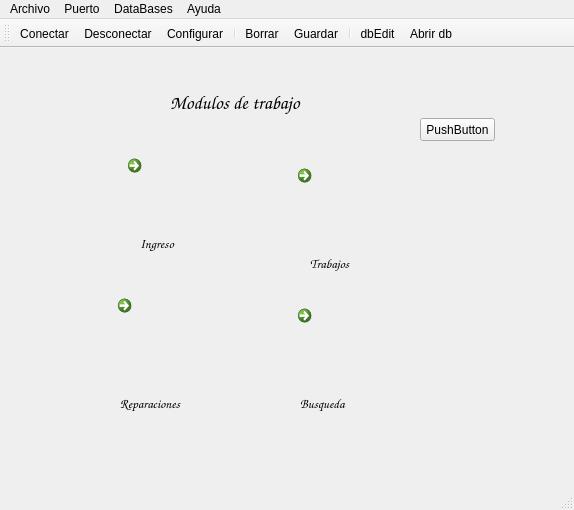
<?xml version="1.0" encoding="UTF-8"?>
<ui version="4.0">
 <class>MainWindow</class>
 <widget class="QMainWindow" name="MainWindow">
  <property name="geometry">
   <rect>
    <x>0</x>
    <y>0</y>
    <width>574</width>
    <height>510</height>
   </rect>
  </property>
  <property name="minimumSize">
   <size>
    <width>574</width>
    <height>0</height>
   </size>
  </property>
  <property name="windowTitle">
   <string>Post Venta</string>
  </property>
  <property name="windowIcon">
   <iconset resource="PostVenta.qrc">
    <normaloff>:/images/Toolbox.png</normaloff>:/images/Toolbox.png</iconset>
  </property>
  <widget class="QWidget" name="centralWidget">
   <widget class="QCommandLinkButton" name="PantallaIngreso">
    <property name="geometry">
     <rect>
      <x>120</x>
      <y>100</y>
      <width>90</width>
      <height>101</height>
     </rect>
    </property>
    <property name="text">
     <string/>
    </property>
    <property name="icon">
     <iconset resource="PostVenta.qrc">
      <normaloff>:/images/Box-icon.png</normaloff>:/images/Box-icon.png</iconset>
    </property>
    <property name="iconSize">
     <size>
      <width>80</width>
      <height>80</height>
     </size>
    </property>
   </widget>
   <widget class="QCommandLinkButton" name="PantallaTrabajos">
    <property name="geometry">
     <rect>
      <x>290</x>
      <y>110</y>
      <width>90</width>
      <height>101</height>
     </rect>
    </property>
    <property name="text">
     <string/>
    </property>
    <property name="icon">
     <iconset resource="PostVenta.qrc">
      <normaloff>:/images/delivery-box-icon.png</normaloff>:/images/delivery-box-icon.png</iconset>
    </property>
    <property name="iconSize">
     <size>
      <width>80</width>
      <height>80</height>
     </size>
    </property>
   </widget>
   <widget class="QCommandLinkButton" name="PantallaReparaciones">
    <property name="geometry">
     <rect>
      <x>110</x>
      <y>240</y>
      <width>90</width>
      <height>101</height>
     </rect>
    </property>
    <property name="text">
     <string/>
    </property>
    <property name="icon">
     <iconset resource="PostVenta.qrc">
      <normaloff>:/images/MartilloyDestornillador.png</normaloff>:/images/MartilloyDestornillador.png</iconset>
    </property>
    <property name="iconSize">
     <size>
      <width>80</width>
      <height>80</height>
     </size>
    </property>
   </widget>
   <widget class="QLabel" name="label_4">
    <property name="geometry">
     <rect>
      <x>140</x>
      <y>180</y>
      <width>60</width>
      <height>30</height>
     </rect>
    </property>
    <property name="font">
     <font>
      <family>Comic Sans MS</family>
      <pointsize>10</pointsize>
      <weight>75</weight>
      <bold>true</bold>
     </font>
    </property>
    <property name="text">
     <string>Ingreso</string>
    </property>
   </widget>
   <widget class="QLabel" name="label_3">
    <property name="geometry">
     <rect>
      <x>170</x>
      <y>40</y>
      <width>230</width>
      <height>30</height>
     </rect>
    </property>
    <property name="font">
     <font>
      <family>Comic Sans MS</family>
      <pointsize>14</pointsize>
      <weight>75</weight>
      <bold>true</bold>
     </font>
    </property>
    <property name="text">
     <string>Modulos de trabajo</string>
    </property>
   </widget>
   <widget class="QLabel" name="label_5">
    <property name="geometry">
     <rect>
      <x>310</x>
      <y>200</y>
      <width>60</width>
      <height>30</height>
     </rect>
    </property>
    <property name="font">
     <font>
      <family>Comic Sans MS</family>
      <pointsize>10</pointsize>
      <weight>75</weight>
      <bold>true</bold>
     </font>
    </property>
    <property name="text">
     <string>Trabajos</string>
    </property>
   </widget>
   <widget class="QLabel" name="label_6">
    <property name="geometry">
     <rect>
      <x>120</x>
      <y>340</y>
      <width>80</width>
      <height>30</height>
     </rect>
    </property>
    <property name="font">
     <font>
      <family>Comic Sans MS</family>
      <pointsize>10</pointsize>
      <weight>75</weight>
      <bold>true</bold>
     </font>
    </property>
    <property name="text">
     <string>Reparaciones</string>
    </property>
   </widget>
   <widget class="QCommandLinkButton" name="PantallaBusqueda">
    <property name="geometry">
     <rect>
      <x>290</x>
      <y>250</y>
      <width>71</width>
      <height>71</height>
     </rect>
    </property>
    <property name="text">
     <string/>
    </property>
    <property name="icon">
     <iconset resource="PostVenta.qrc">
      <normaloff>:/images/Analisis.png</normaloff>:/images/Analisis.png</iconset>
    </property>
    <property name="iconSize">
     <size>
      <width>60</width>
      <height>80</height>
     </size>
    </property>
   </widget>
   <widget class="QLabel" name="label_7">
    <property name="geometry">
     <rect>
      <x>300</x>
      <y>340</y>
      <width>71</width>
      <height>30</height>
     </rect>
    </property>
    <property name="font">
     <font>
      <family>Comic Sans MS</family>
      <pointsize>10</pointsize>
      <weight>75</weight>
      <bold>true</bold>
     </font>
    </property>
    <property name="text">
     <string>Busqueda</string>
    </property>
   </widget>
   <widget class="QPushButton" name="pushButton">
    <property name="geometry">
     <rect>
      <x>420</x>
      <y>70</y>
      <width>75</width>
      <height>23</height>
     </rect>
    </property>
    <property name="text">
     <string>PushButton</string>
    </property>
   </widget>
  </widget>
  <widget class="QMenuBar" name="menuBar">
   <property name="geometry">
    <rect>
     <x>0</x>
     <y>0</y>
     <width>574</width>
     <height>21</height>
    </rect>
   </property>
   <widget class="QMenu" name="menuTools">
    <property name="title">
     <string>Puerto</string>
    </property>
    <addaction name="actionConfigure"/>
    <addaction name="actionConnect"/>
    <addaction name="actionDisconnect"/>
   </widget>
   <widget class="QMenu" name="menuHelp">
    <property name="title">
     <string>Ayuda</string>
    </property>
    <addaction name="actionAbout"/>
    <addaction name="actionAboutQt"/>
    <addaction name="actionVersion"/>
   </widget>
   <widget class="QMenu" name="menuCalls">
    <property name="title">
     <string>Archivo</string>
    </property>
    <addaction name="separator"/>
    <addaction name="actionGuardar"/>
    <addaction name="actionBorrar"/>
    <addaction name="actionQuit"/>
   </widget>
   <widget class="QMenu" name="menuDataBases">
    <property name="title">
     <string>DataBases</string>
    </property>
    <addaction name="actionEditar"/>
    <addaction name="actionActualizar"/>
   </widget>
   <addaction name="menuCalls"/>
   <addaction name="menuTools"/>
   <addaction name="menuDataBases"/>
   <addaction name="menuHelp"/>
  </widget>
  <widget class="QToolBar" name="mainToolBar">
   <attribute name="toolBarArea">
    <enum>TopToolBarArea</enum>
   </attribute>
   <attribute name="toolBarBreak">
    <bool>false</bool>
   </attribute>
   <addaction name="actionConnect"/>
   <addaction name="actionDisconnect"/>
   <addaction name="actionConfigure"/>
   <addaction name="separator"/>
   <addaction name="actionClear"/>
   <addaction name="actionGuardar"/>
   <addaction name="separator"/>
   <addaction name="actiondbEdit"/>
   <addaction name="actionActualizar"/>
  </widget>
  <widget class="QStatusBar" name="statusBar"/>
  <action name="actionAbout">
   <property name="text">
    <string>&amp;Acerca</string>
   </property>
   <property name="toolTip">
    <string>About program</string>
   </property>
   <property name="shortcut">
    <string>Alt+A</string>
   </property>
  </action>
  <action name="actionAboutQt">
   <property name="text">
    <string>About Qt</string>
   </property>
  </action>
  <action name="actionConnect">
   <property name="icon">
    <iconset resource="PostVenta.qrc">
     <normaloff>:/images/connect.png</normaloff>:/images/connect.png</iconset>
   </property>
   <property name="text">
    <string>C&amp;onectar</string>
   </property>
   <property name="toolTip">
    <string>Conectar puerto serie</string>
   </property>
   <property name="shortcut">
    <string>Ctrl+O</string>
   </property>
  </action>
  <action name="actionDisconnect">
   <property name="icon">
    <iconset resource="PostVenta.qrc">
     <normaloff>:/images/disconnect.png</normaloff>:/images/disconnect.png</iconset>
   </property>
   <property name="text">
    <string>&amp;Desconectar</string>
   </property>
   <property name="toolTip">
    <string>Desconectar puerto serie</string>
   </property>
   <property name="shortcut">
    <string>Ctrl+D</string>
   </property>
  </action>
  <action name="actionConfigure">
   <property name="icon">
    <iconset resource="PostVenta.qrc">
     <normaloff>:/images/settings.png</normaloff>:/images/settings.png</iconset>
   </property>
   <property name="text">
    <string>&amp;Configurar</string>
   </property>
   <property name="toolTip">
    <string>Configurar puerto seire</string>
   </property>
   <property name="shortcut">
    <string>Alt+C</string>
   </property>
  </action>
  <action name="actionClear">
   <property name="icon">
    <iconset resource="PostVenta.qrc">
     <normaloff>:/images/clear.png</normaloff>:/images/clear.png</iconset>
   </property>
   <property name="text">
    <string>&amp;Borrar</string>
   </property>
   <property name="toolTip">
    <string>Clear data</string>
   </property>
   <property name="shortcut">
    <string>Alt+L</string>
   </property>
  </action>
  <action name="actionQuit">
   <property name="icon">
    <iconset resource="PostVenta.qrc">
     <normaloff>:/images/application-exit.png</normaloff>:/images/application-exit.png</iconset>
   </property>
   <property name="text">
    <string>&amp;Salir</string>
   </property>
   <property name="shortcut">
    <string>Ctrl+Q</string>
   </property>
  </action>
  <action name="actionGuardar">
   <property name="icon">
    <iconset resource="PostVenta.qrc">
     <normaloff>:/images/Save-icon.png</normaloff>:/images/Save-icon.png</iconset>
   </property>
   <property name="text">
    <string>&amp;Guardar</string>
   </property>
   <property name="shortcut">
    <string>Ctrl+S</string>
   </property>
  </action>
  <action name="actiondbEdit">
   <property name="icon">
    <iconset resource="PostVenta.qrc">
     <normaloff>:/images/database-edit-icon.png</normaloff>:/images/database-edit-icon.png</iconset>
   </property>
   <property name="text">
    <string>&amp;dbEdit</string>
   </property>
  </action>
  <action name="actionVersion">
   <property name="text">
    <string>Version</string>
   </property>
  </action>
  <action name="actionBorrar">
   <property name="icon">
    <iconset resource="PostVenta.qrc">
     <normaloff>:/images/clear.png</normaloff>:/images/clear.png</iconset>
   </property>
   <property name="text">
    <string>Borrar</string>
   </property>
  </action>
  <action name="actionActualizar">
   <property name="icon">
    <iconset resource="PostVenta.qrc">
     <normaloff>:/images/database-refresh-icon.png</normaloff>:/images/database-refresh-icon.png</iconset>
   </property>
   <property name="text">
    <string>Abrir db</string>
   </property>
   <property name="toolTip">
    <string>Abrir db</string>
   </property>
  </action>
  <action name="actionEditar">
   <property name="icon">
    <iconset resource="PostVenta.qrc">
     <normaloff>:/images/database-edit-icon.png</normaloff>:/images/database-edit-icon.png</iconset>
   </property>
   <property name="text">
    <string>Editar</string>
   </property>
  </action>
 </widget>
 <layoutdefault spacing="6" margin="11"/>
 <resources>
  <include location="PostVenta.qrc"/>
 </resources>
 <connections/>
</ui>
